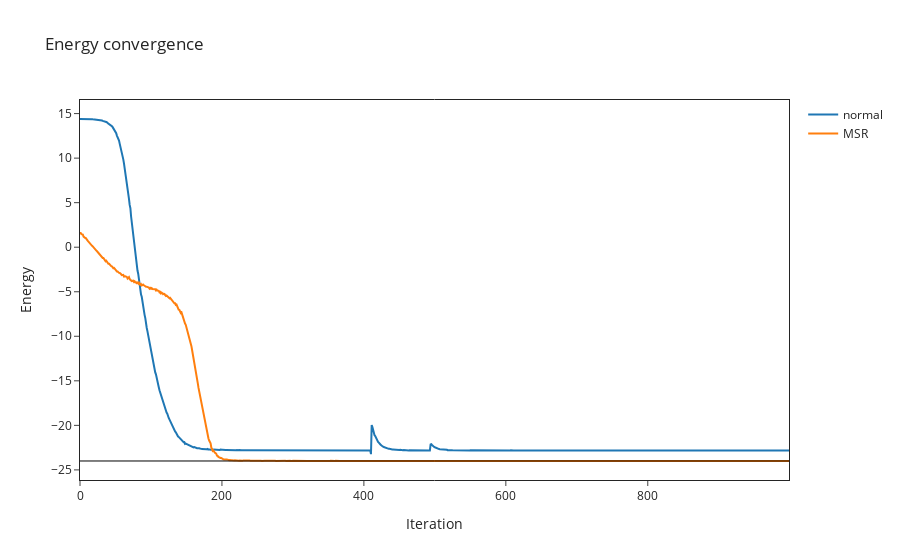

Notebook cell for this chart:
### Code cell
# import the data from log file
OUT_NAME_suffixless="../models16_RBM_2_0.01_"
DS_AF_switch = 0 # 0...DS, 1...AF

exact_ground_energy = [-24,-34.0819077860][DS_AF_switch]
OUT_NAME_suffixless = OUT_NAME_suffixless+["DS_","AF_"][DS_AF_switch]
figure.add_hline(y=exact_ground_energy, opacity=1, line_width=1)
no_of_runs = 2
data = []
for i in range(no_of_runs):
    data.append(json.load(open(OUT_NAME_suffixless+["normal","MSR"][i]+".log")))
names = ["normal","MSR"]
if type(data[0]["Energy"]["Mean"]) == dict: #DTYPE in (np.complex128, np.complex64):#, np.float64):# and False:
    energy_convergence = [data[i]["Energy"]["Mean"]["real"] for i in range(no_of_runs)]
    # symmetry = [data[i]["symmetry"]["Mean"]["real"] for i in range(no_of_runs-use_MSR)]
else:
    energy_convergence = [data[i]["Energy"]["Mean"] for i in range(no_of_runs)]
    # symmetry = [data[i]["symmetry"]["Mean"] for i in range(no_of_runs-use_MSR)]
for i in range(no_of_runs):
    figure.add_trace(go.Scatter(
        x=data[i]["Energy"]["iters"], y=energy_convergence[i],
        name=names[i]
    ))
    # figure.add_trace(go.Scatter(
    #     x=data[i]["Energy"]["iters"], y=symmetry[i],
    #     name=names[i]+"_swap"
    # ))

#figure.add_hline(y=exact_gs_energy)
figure.update_layout(xaxis_title="Iteration",yaxis_title="Energy")
figure.show()

### Figure 1 — Plotly figure (JSON) as saved in the notebook; plotly's stock layout.template omitted (floating-point values rounded to 4 significant figures; data arrays with more than 128 entries replaced by an {"elided": "..."} marker saying what was removed)
{"data": [{"name": "normal", "type": "scatter", "x": {"elided": "1000 int values"}, "y": {"elided": "1000 float values"}}, {"name": "MSR", "type": "scatter", "x": {"elided": "1000 int values"}, "y": {"elided": "1000 float values"}}], "layout": {"shapes": [{"line": {"width": 1}, "opacity": 1, "type": "line", "x0": 0, "x1": 1, "xref": "x domain", "y0": -24, "y1": -24, "yref": "y"}], "title": {"text": "Energy convergence"}, "xaxis": {"mirror": true, "showline": true, "title": {"text": "Iteration"}}, "yaxis": {"mirror": true, "showline": true, "title": {"text": "Energy"}}}}
